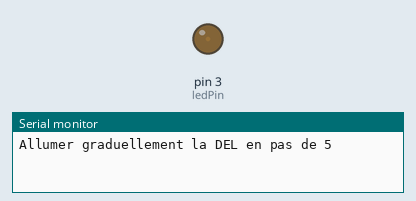
The program below on a simulated Arduino Uno, built with avr-gcc and run on an emulated ATmega328P. On the bench: output pins drawn as LEDs (lit = HIGH), the last lines printed to the serial monitor.

Above: at 0.05 s.
At 0.7 s:
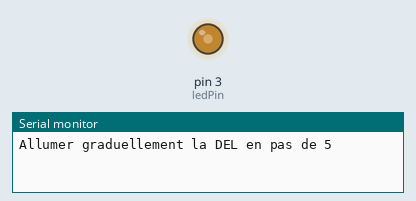
At 1.4 s:
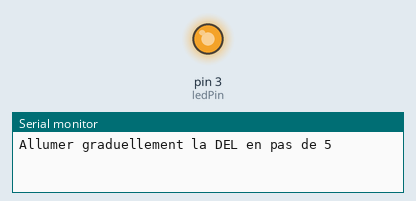
At 2.75 s:
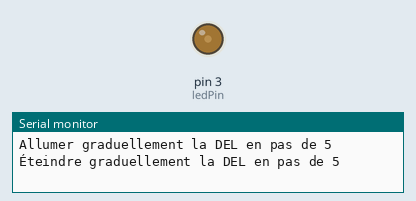
Timing chart, 0 to 7.1 s (numbered marks = the images above):
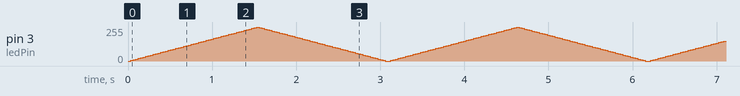

The program:

main.cpp
```cpp
// Varier l'intensité d'une DEL, connectée sur D3, en utilisant une boucle 'for'
#include <Arduino.h>

int ledPin = 3;

void setup() {
  // Rien à faire ici
  Serial.begin(9600);
}

void loop() {
  // Allumer graduellement la DEL en pas de 5
  Serial.println("Allumer graduellement la DEL en pas de 5");
  for (int intensite = 0; intensite < 255; intensite += 5) {
    analogWrite(ledPin, intensite);
    delay(30);
  }

  // Éteindre graduellement la DEL en pas de 5
  Serial.println("Éteindre graduellement la DEL en pas de 5");
  for (int intensite = 255; intensite >= 0; intensite -= 5) {
    analogWrite(ledPin, intensite);
    delay(30);
  }

  // delay(500); // Maintenir la DEL éteinte 0,5 sec.
}
```
